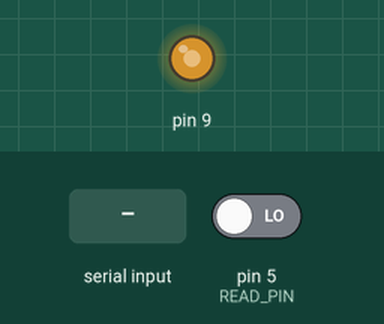
A sketch run on a simulated Arduino Uno, built with avr-gcc and run on an emulated ATmega328P. Parts: output pins drawn as LEDs (lit = HIGH). Inputs (shaded band) come from the test bench; at power-on: pin 5 (READ_PIN) LOW. What the sketch prints to the serial monitor is not drawn.

Above: at 1.2 s.
1.3 s: "1\n" received over Serial
At 3.4 s:
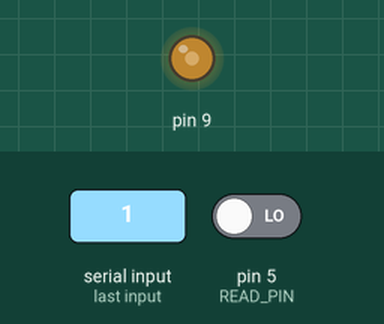
4.3 s: "2\n" received over Serial
Timing chart, 0 to 10.4 s (numbered marks = the images above; inputs shaded):
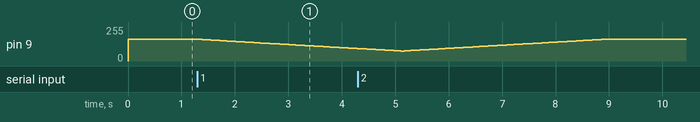

The sketch:

Beacon.ino
```cpp
//
// PREPROCESSOR
//
// Beacon Sensing
#define READ_LENGTH 180
#define READ_TIME 20  // Time for short move
#define READ_PIN 5
#define CONV_THRESH 1 // Threshold for a valid signal sweep
#define IDX2DEG(idx) idx*180/READ_LENGTH // convert id to angle
// Servo Handling
#define SERVO_OFFSET_ANGLE 11
//
// FUNCTIONS
//

// Servo Functions

/** Sets the servo position
 * @param angle unsigned int
 * @pre 0<=angle<=180
 */
void setServoAngle(unsigned int angle){
  //Input an angle between 0 and 180 as an unsigned int
  //Angle is off by 11 degrees
  unsigned int adjustedAngle = 0;
  adjustedAngle = angle + SERVO_OFFSET_ANGLE;
  OCR1B = 0x0BB8-(adjustedAngle<<3)-(adjustedAngle<<2)+1080;
  OCR1A = 0x0BB8-(adjustedAngle<<3)-(adjustedAngle<<2)+1080;
}

// Serial Functions

/** Reads a string from Serial and
 *  casts it to an integer value
 */
int ReadSerialInt(void){
  String input = "";
  while (Serial.available()>0){
    int inChar = Serial.read();
    if (isDigit(inChar)) {
      // convert the incoming byte to a char
      // and add it to the string:
      input += (char)inChar;
    }
  }
  return input.toInt();
}

// Helper functions

/** Convolution operator
 *
 * @param Signal[READ_LENGTH]
 * @param Kernel[READ_LENGTH]
 * @param Result[READ_LENGTH*2-1]
 *
 * @post Result contains the convolution of
 *       Signal and Kernel
 *
 * Code via: http://stackoverflow.com/questions/8424170/1d-linear-convolution-in-ansi-c-code
 */
void convolve(const uint8_t Signal[],
              const uint8_t Kernel[],
              char Result[])
{
  unsigned long n;

  for (n = 0; n < READ_LENGTH + READ_LENGTH - 1; n++)
  {
    unsigned long kmin, kmax, k;

    Result[n] = 0;

    kmin = (n >= READ_LENGTH - 1) ? n - (READ_LENGTH - 1) : 0;
    kmax = (n < READ_LENGTH - 1) ? n : READ_LENGTH - 1;

    for (k = kmin; k <= kmax; k++)
    {
      Result[n] += Signal[k] * Kernel[n - k];
    }
  }
}

/** Set degree angle to be in [0,360]
 */
int fixAngle(int angle) {
  if (angle < 0) {
    return fixAngle(angle+360);
  }
  if (angle > 360) {
    return fixAngle(angle-360);
  }
}

//
// CLASSES
//

class BeaconSensor {
private:
  bool dir_  = 1; // slew direction; 0->neg, 1->pos
  bool slew_ = 0; //
  unsigned int idx_ = 0;   // angle index
  unsigned long last_ = 0; // last time
  // short read_master_[READ_LENGTH];  // sensor read at heading zero
  uint8_t read_master_[READ_LENGTH];
  uint8_t read_current_[READ_LENGTH]; // current sensor read
  char read_conv_[READ_LENGTH*2-1]; // convolved readings
  bool scanning_ = 0;     // currently scanning?
  bool valid_read_ = 0;   //
  bool scan_start_ = 0;   //

  /** Sweeps servo angle between bounds.
   */
  void sweepAngle() {
    // Low bound
    if (idx_==0) {
      dir_ = 1;
      idx_ = 1;
    }
    // High bound
    else if (idx_==READ_LENGTH-1) {
      dir_ = 0;
      idx_ = READ_LENGTH-2;
    }
    // Interior
    else {
      idx_ += dir_ - (1-dir_);
    }
  }

public:
  /** Public constructor
   */
  BeaconSensor(int my_case) {
    // TODO -- Initialize read_master_
    switch (my_case) {
      case 1: // DEBUG MAP -- single beacon
        for (int i=0; i<READ_LENGTH-1; ++i) {
          if ((i>=57) or (i<=83)) {
            read_master_[i] = 1;
          }
          else {
            read_master_[i] = 0;
          }
        }
      break;
    }
  }

  /** Drives sweeps servo between angle bounds
   *  and takes beacon sensor measurements.
   */
  void beaconUpkeep(unsigned long time) {
    // No millis() overflow handling...

    // Scan
    if (scanning_) {
      // if we're just starting, march to zero
      if (scan_start_) {
        if (idx_ < READ_LENGTH-1) {
          if (time - last_ > READ_TIME) {
            ++idx_;
            last_ = millis();
          }
        }
        else {
          scan_start_ = 0;
        }

      }
      // if we've started, do the sweep
      else {
        if (time - last_ > READ_TIME) {
          // Take reading at current sensor angle
          read_current_[idx_] = digitalRead(READ_PIN);
          // DEBUG -- print values
          Serial.print("[");
          Serial.print(idx_);
          Serial.print(",");
          Serial.print(read_current_[idx_]);
          Serial.println("]");

          // Sweep the servo idx_
          sweepAngle();
          // Reset timer
          last_ = millis();

        }
      }
      // End scan
      if (idx_==0) {
        scanning_ = 0;
      }
    }

    // Update servo set point to angle
    setServoAngle(IDX2DEG(idx_));

    // DEBUG -- print to serial
    // Serial.print("[");
    // Serial.print(idx_);
    // Serial.print(",");
    // Serial.print(scanning_);
    // Serial.println("]");
  }

  /** Begins a new sensor sweep
   */
  void findBeacons() {
    scanning_   = 1;
    scan_start_ = 1;
  }

  /** Set new servo setpoint;
   *  overrides other rotation behavior
   */
  void setAngle(unsigned int angle) {
    idx_ = angle / READ_LENGTH;
    scanning_ = 0;
    scan_start_ = 0;
  }

  /** Returns approximate heading
   *  based on sensor scan. Angle
   *  is given in terms of absolute
   *  frame, positive from the vertical
   *  axis, as defined in Erica's
   *  coordinate system
   *
   * return heading in [0,360]
   * return -1 if estimate unreliable
   */
  int getHeading() {
    // Convolve current read against master
    convolve(read_master_,read_current_,read_conv_);
    // Compute maximal element
    unsigned long sum = read_conv_[0];
    unsigned long ind = 0;
    for (unsigned long i=1; i<(READ_LENGTH*2-1); ++i) {
      if (read_conv_[i]>read_conv_[ind]) {
        ind = i;
      }
      sum += read_conv_[i];
    }
    // Check sum for valid signal strength
    if (sum<CONV_THRESH) {
      return -1;
    }
    // Compute heading
    else {
      return fixAngle(IDX2DEG(READ_LENGTH-ind));
    }
  }

  /** Returns the current scan
   */
  uint8_t* getInfo() {
    return read_current_;
  }

  /** Invalidates the current scan
   */
  void clear() {
    valid_read_ = 0;
  }

  /** Returns whether scanning
   */
  bool isScanning() const {
    return scanning_;
  }

  /** Returns whether current read
   *  is valid
   */
  bool isValid() const {
    return valid_read_;
  }
};

//
// GLOBAL VARIABLES
//
// DEBUG
unsigned int serialInt;

// Timer Code
unsigned long current_time = 0;


// Beacon Sensor
BeaconSensor bSensor(1); // debug case

//
// SETUP
//
void setup() {
  //
  // PINS
  //
  // DEBUG
  Serial.begin(250000);

  // Beacon Code
  pinMode(READ_PIN,INPUT); // set up beacon sensor pin

  // Servo Code
  pinMode(9, OUTPUT);
  ICR1   = 0x1800;
  TCCR1A = 0b10100010;
  TCCR1B = 0b00011010;
  OCR1A = 0x0BB8;
}

//
// MAIN LOOP
//
void loop() {
  // Grab the current time
  current_time = millis();
  // Update the Beacon Sensor
  bSensor.beaconUpkeep(current_time);
  // DEBUG -- Respond to serial input
  if (Serial.available()>0) {
    int res = ReadSerialInt();
    // Do a scan
    if (res == 1) {
      bSensor.findBeacons();
    }
    // Compute the heading
    if (res == 2) {
      int head = bSensor.getHeading();
      Serial.print("Heading = ");
      Serial.println(head);
    }
  }
}
```

Measured:
- after the input at 1.3 s, pin 9: moves from 164/255 to 93/255 over 3.0 s, starting at once
